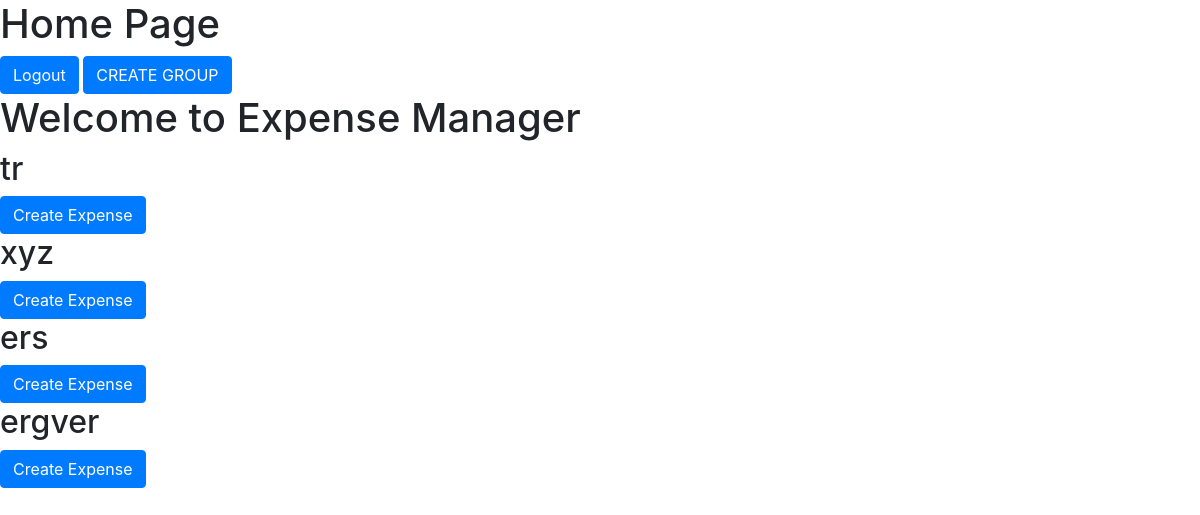
The app's page /home/ (signed in) with its own data.
### expenses/models.py (models this page shows)
class Group(models.Model):
    name=models.CharField(max_length=60)
    members=models.ManyToManyField(User, related_name="group_members")

### expenses/views.py (the view)
# urls.py: path('home/',views.HomePage,name='home'),
@login_required(login_url='login')
def HomePage(request):
    groups = request.user.group_members.all()
    print(groups)
    return render (request,'home.html',{'groups': groups})

### templates/home.html (shortened to what this page needs)
<!doctype html>
<html lang="en">
  <head>
    <link rel="stylesheet" href="https://cdn.jsdelivr.net/npm/bootstrap@4.3.1/dist/css/bootstrap.min.css">
  </head>
  <body>
    <h1>Home Page</h1>
    <a href="{% url 'logout' %}" class="btn btn-primary">Logout</a>
    <a href="{% url 'create_group' %}" class="btn btn-primary">CREATE GROUP</a>
    <h1>Welcome to Expense Manager</h1>
    {% for group in groups %}
        <div>
            <h2>{{ group.name }}</h2>
            <a href="{% url 'create_expense' group.id %}" class="btn btn-primary">Create Expense</a>
        </div>
    {% endfor %}
  </body>
</html>

### records on screen
Group: name "tr"
Group: name "xyz"
Group: name "ers"
Group: name "ergver"
